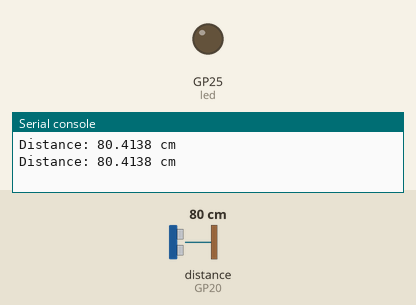
Recording of a program running on a simulated Raspberry Pi Pico running MicroPython. Parts: output pins drawn as LEDs (lit = HIGH), the last lines printed to the serial console. The inputs (shaded band) are chosen by the test bench; at power-on: distance to the obstacle (sensor on GP20) 80 cm. The echo pulse lasts 58.3 µs per cm; pins used as bus, display or sensor lines are not drawn.

Above: at 1.2 s.
1.3 s: distance to the obstacle (sensor on GP20) set to 11 cm
3.2 s: distance to the obstacle (sensor on GP20) set to 8 cm
At 5.2 s:
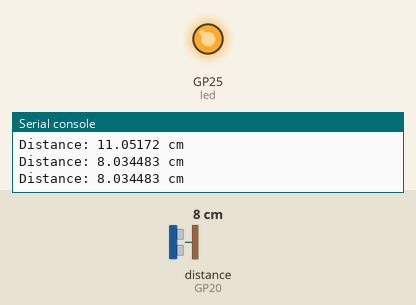
5.5 s: distance to the obstacle (sensor on GP20) set to 18 cm
At 7.1 s:
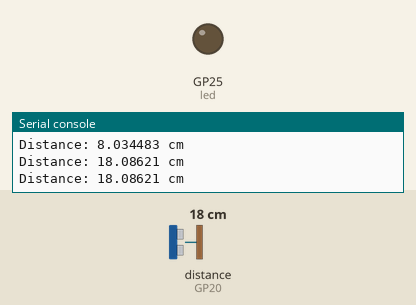
7.5 s: distance to the obstacle (sensor on GP20) set to 2 cm
At 8.8 s:
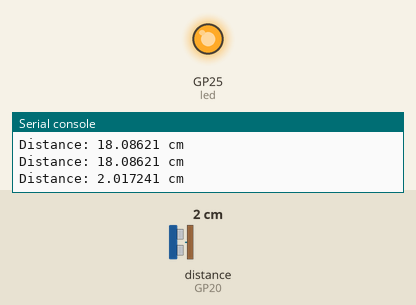
Timing chart, 0 to 10.5 s (numbered marks = the images above; inputs shaded):
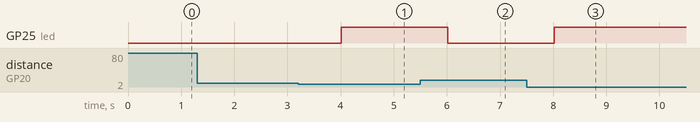

The program:

ex_hc-sr04_function.py
```python
from machine import Pin, time_pulse_us
import utime

trig = Pin(21, Pin.OUT)
echo = Pin(20, Pin.IN)

led = Pin(25, Pin.OUT)

def measure_distance():
    trig.low()
    utime.sleep_us(2)
    trig.high()
    utime.sleep_us(10)
    trig.low()
    pulse_duration = time_pulse_us(echo, Pin.high)
    distance = (pulse_duration / 29) / 2
    return distance

while True:
    distance = measure_distance()
    print(f"Distance: {distance} cm")

    if distance < 10:
        led.on()
    else:
        led.off()

    utime.sleep(1)
```

Measured:
- the behaviour switches between 10 and 9 cm on distance to the obstacle (sensor on GP20) (found by bisection; images 0 and 1)
- after the input at 3.2 s, GP25 (led): LOW → HIGH after 0.82 s
- after the input at 5.5 s, GP25 (led): HIGH → LOW after 0.52 s
- after the input at 7.5 s, GP25 (led): LOW → HIGH after 0.52 s
